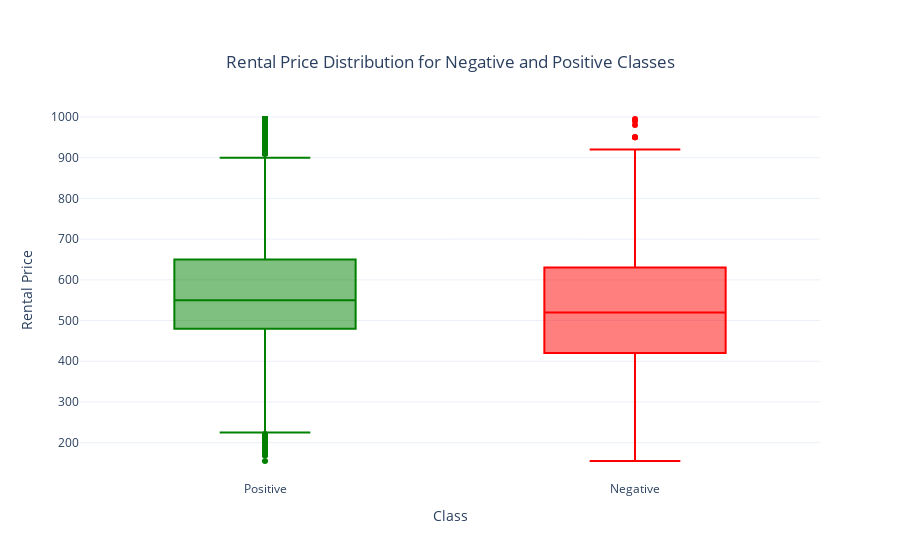

The notebook cell this image was saved under:
### Code cell
properties['Class'] = properties.apply(lambda row: 'Negative' if row['negative_class'] == 1 else 'Positive', axis=1)

fig = px.box(
    properties,
    x='Class',
    y='Rent_Price',
    color='Class',
    title='Rental Price Distribution by Class',
    labels={'Rent_Price': 'Rental Price', 'Class': 'Class'},
    template='plotly_white',
    color_discrete_map={'Negative': 'red', 'Positive': 'green'}
)

fig.update_layout(
    title={
        'text': 'Rental Price Distribution for Negative and Positive Classes',
        'y': 0.9,
        'x': 0.5,
        'xanchor': 'center',
        'yanchor': 'top'
    },
    xaxis_title='Class',
    yaxis_title='Rental Price',
    showlegend=False
)

fig.show()

### Figure 1 — Plotly figure (JSON) as saved in the notebook; plotly's stock layout.template omitted (floating-point values rounded to 4 significant figures; data arrays with more than 128 entries replaced by an {"elided": "..."} marker saying what was removed)
{"data": [{"alignmentgroup": "True", "hovertemplate": "Class=%{x}<br>Rental Price=%{y}<extra></extra>", "legendgroup": "Positive", "marker": {"color": "green"}, "name": "Positive", "notched": false, "offsetgroup": "Positive", "orientation": "v", "showlegend": true, "type": "box", "x": {"elided": "11600 str values"}, "x0": " ", "xaxis": "x", "y": {"elided": "11600 float values"}, "y0": " ", "yaxis": "y"}, {"alignmentgroup": "True", "hovertemplate": "Class=%{x}<br>Rental Price=%{y}<extra></extra>", "legendgroup": "Negative", "marker": {"color": "red"}, "name": "Negative", "notched": false, "offsetgroup": "Negative", "orientation": "v", "showlegend": true, "type": "box", "x": {"elided": "702 str values"}, "x0": " ", "xaxis": "x", "y": {"elided": "702 int values"}, "y0": " ", "yaxis": "y"}], "layout": {"boxmode": "overlay", "legend": {"title": {"text": "Class"}, "tracegroupgap": 0}, "showlegend": false, "title": {"text": "Rental Price Distribution for Negative and Positive Classes", "x": 0.5, "xanchor": "center", "y": 0.9, "yanchor": "top"}, "xaxis": {"anchor": "y", "categoryarray": ["Positive", "Negative"], "categoryorder": "array", "domain": [0, 1], "title": {"text": "Class"}}, "yaxis": {"anchor": "x", "domain": [0, 1], "title": {"text": "Rental Price"}}}}
